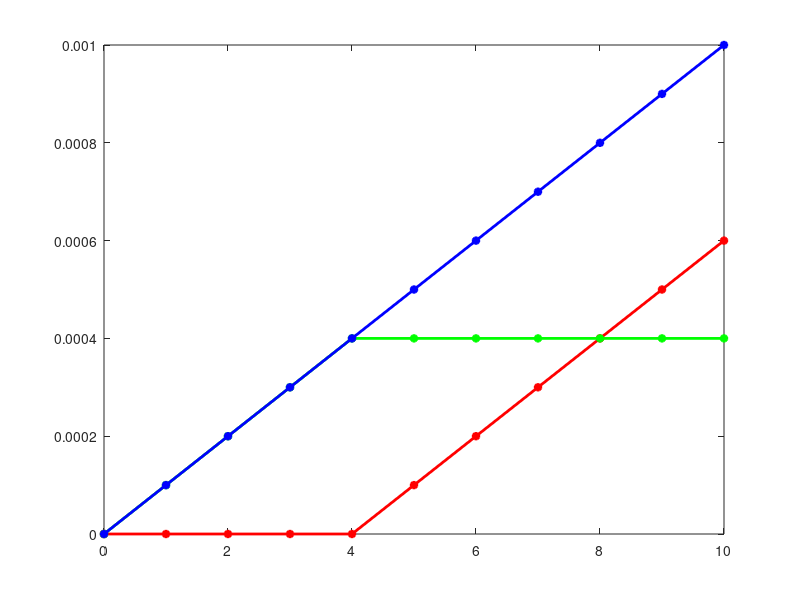
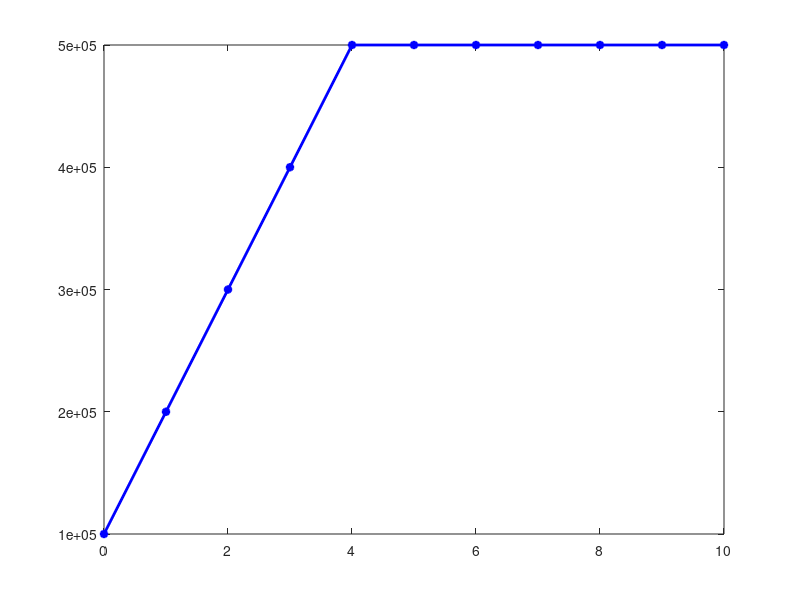

Reproduce these figures in MATLAB, in order.
% Plasticity for 1D model
% supositions:
% * perfect plasticity

E = 1.0e9;
d_eps = 0.0001;

eps_f = 0.001;
eps_arr   = [0: d_eps : eps_f];
eps_p_arr = zeros(size(eps));
eps_e_arr = zeros(size(eps));
sig_arr   = zeros(size(eps));
time = linspace(0, 10, size(eps_arr,2));

sig_y = 5.0e5;
sig_1 = 0;
eps_p_1 = 0;

for t = 1 : size(eps_arr,2)

  sig_trial   = sig_1 + E*d_eps;
  eps_p_trial = eps_p_1;
  f_trial = abs(sig_trial) - sig_y;

  if (f_trial < 0)
    % elastic state
    sig_2   = sig_trial;
    eps_p_2 = eps_p_trial;
  else
    % return mapping
    d_gamma = f_trial/E;
    sig_2   = sig_trial   - d_gamma*E*sign(sig_trial);
    eps_p_2 = eps_p_trial + d_gamma*sign(sig_trial);
  end
  sig_1   = sig_2;
  eps_p_1 = eps_p_2;

  sig_arr(t) = sig_2;
  eps_p_arr(t) = eps_p_2;
  eps_e_arr(t) = eps_arr(t) - eps_p_2;
  
end

figure();
plot(time, eps_p_arr, '*-r', "linewidth", 2,...
     time, eps_e_arr, '*-g', "linewidth", 2,...
     time, eps_arr  , '*-b', "linewidth", 2); print -djpg eps.jpg 

figure();
plot(time, sig_arr,'*-b',"linewidth",2); print -djpg sig.jpg 
